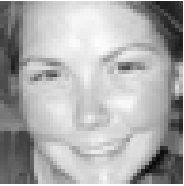
#> input picture duplex/img1.png, 184 x 186 px, found by its file name
$ python utils.py
#> lines starting #> are read from the running program, lines starting #| are printed output that depends on the picture
#> further down, im is the input picture: shape (186, 184, 3); min 9, max 255, mean 172.8
# -*- coding: utf-8 -*-
"""
Created on Wed Jan  8 09:11:19 2020

@author: Andrei
"""

import socket
import numpy as np

from matplotlib.backends.backend_agg import FigureCanvasAgg as FigureCanvas
from matplotlib.figure import Figure


import sys
import requests

import cv2


def prepare_img(np_src, target_h=48, target_w=48, convert_gray=True):
#> called with target_h = 48, target_w = 48, convert_gray = True
  np_source = np_src.copy()
  assert len(np_source.shape) in [2,3], "Source image must be (H,W,C) or (H,W)"
  if convert_gray and len(np_source.shape) ==3 and np_source.shape[-1] != 1:
    np_source= cv2.cvtColor(np_source, cv2.COLOR_BGR2GRAY)
  shape = (target_h, target_w,np_source.shape[-1]) if len(np_source.shape) == 3 else (target_h, target_w)
#> shape = (48, 48)

  np_dest = np.zeros(shape).astype(np.float32)
  src_h, src_w = np_source.shape[:2]
#> src_h = 186; src_w = 184
  if src_h > src_w:
    new_h = target_h
    new_w = int(target_h / (src_h/src_w))
#> new_w = 47
  else:
    new_w = target_w
    new_h = int(target_w / (src_w/src_h))

  np_src_mod = cv2.resize(np_source, dsize=(new_w, new_h))
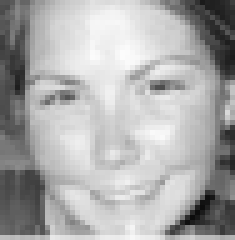
#> np_src_mod: shape (48, 47) (shown 5 times larger); min 12, max 252, mean 171.3
  left = target_w // 2 - new_w // 2
#> left = 1
  top = target_h // 2 - new_h // 2
  right = left + new_w
#> right = 48
  bottom = top + new_h
  if np_src_mod.max() > 1:
    np_src_mod = (np_src_mod / 255).astype(np.float32)
  np_dest[top:bottom, left:right] = np_src_mod
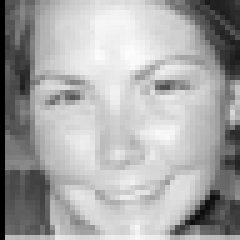
#> np_dest: shape (48, 48) float32 (shown 5 times larger); min 0, max 0.988, mean 0.658
  return np_dest

# [132 lines left out: functions blended_fill_rect, get_tx2_and_config_file, get_bar_plot_np, _print_download_progress, download_file_from_google_drive, get_confirm_token and 2 more, not called in this run]


if __name__ == '__main__':
  import matplotlib.pyplot as plt

  def test(img):
    plt.figure()
    plt.imshow(img)
    plt.title('img {}'.format(img.shape))
    plt.show()
    imgb = prepare_img(img, 48, 48)
    plt.figure()
    plt.imshow(imgb)
    plt.title('img {}'.format(imgb.shape))
    plt.show()
    return imgb


  imgs = ['img1.png', 'img2.png', 'img3.png', 'img4.png']
  for fn in imgs:
    im = cv2.imread('duplex/'+fn)
    res = test(im)
#> pass 2 of the loop `for fn in imgs:`:
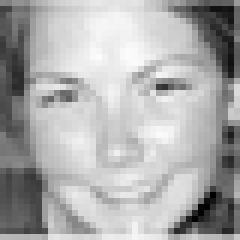
#> input picture duplex/img2.png, 40 x 40 px, found by its file name (shown 6 times larger)
#> im is the input picture: shape (40, 40, 3); min 0, max 252, mean 171.8
#> np_source: shape (40, 40)
#> in prepare_img (call 2), `np_src_mod = cv2.resize(np_source, dsize=(new_w, new_h))`:
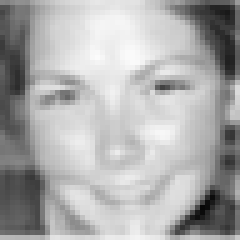
#> np_src_mod: shape (48, 48) (shown 5 times larger); min 6, max 251, mean 171.8
#> pass 3 of the loop `for fn in imgs:`:
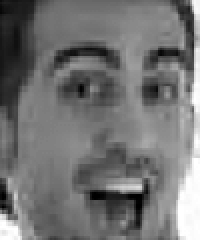
#> input picture duplex/img3.png, 100 x 120 px, found by its file name (shown 2 times larger)
#> im is the input picture: shape (120, 100, 3); min 0, max 255, mean 115.1
#> np_source: shape (120, 100)
#> in prepare_img (call 3), `np_src_mod = cv2.resize(np_source, dsize=(new_w, new_h))`:
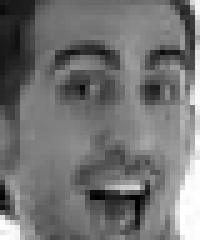
#> np_src_mod: shape (48, 40) (shown 5 times larger); min 0, max 255, mean 114.9
#> in prepare_img (call 3), `np_dest[top:bottom, left:right] = np_src_mod`:
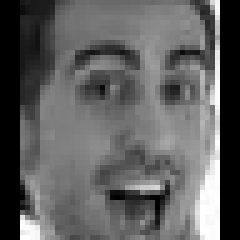
#> np_dest: shape (48, 48) float32 (shown 5 times larger); min 0, max 1, mean 0.376
#> the loop made 4 passes; the first 3 are shown
